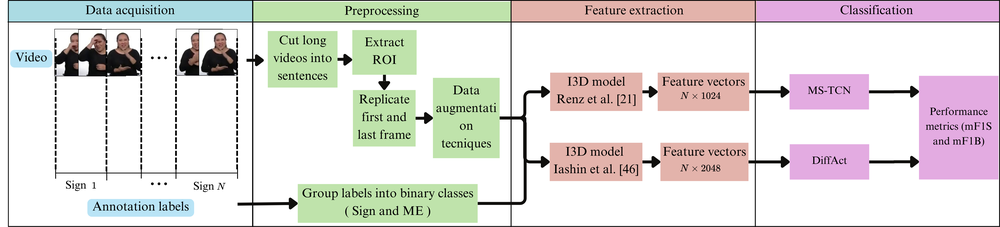
#> input picture images/overview_process.png, 1000 x 227 px, shrunk from 4740 x 1076 before the run
$ python -i equa1.py   (imports and definitions only)
#> lines starting #> are read from the running program, lines starting #| are printed output that depends on the picture; after the words box and inside, x2 and y2 are one past the last pixel; in counts of white or black regions, pixels touching at a corner belong together
#> further down, picture is the input picture: shape (227, 1000, 3); mean B, G, R 219, 221.4, 224.4
"""
This file contains code for color correction and equalization of a frame
"""


import numpy as np
import cv2
import matplotlib.pyplot as plt


def corlorCorrection_and_histequalization(frame,lower_bound=40,upper_bound=220,color_domain="hsv", apply_filtering=False):


#> called with lower_bound = 40, upper_bound = 220, color_domain = 'hsv', apply_filtering = False
    image_copy = frame.copy() #creating a copy of the frame

    ### Color Correction--> changing gray colors around the white background

    condition = (frame[:,:,0] > 200) & (frame[:,:,1] > 200) & (frame[:,:,2] > 200) #looking for sections where the pixel are closer to white
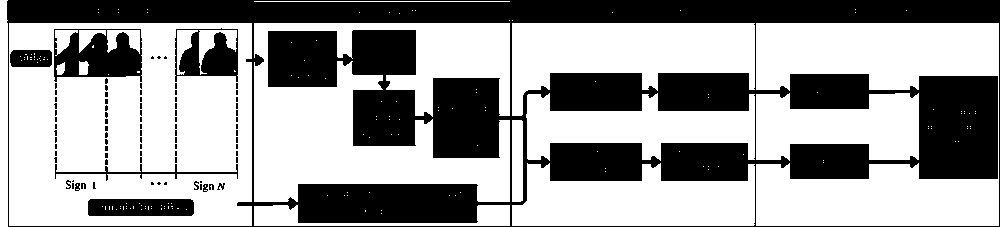
#> condition: shape (227, 1000) bool; 62% white; 85 black regions (72 under 20 px), largest, box (x1, y1, x2, y2) and area: (7, 0, 1000, 227) 77466, (54, 29, 142, 82) 2959, (175, 28, 238, 82) 1938
                                                                                   #selecting the greay sections
    image_copy[condition] = [255, 255, 255] # changes the color of every pixel that satisfies the condition
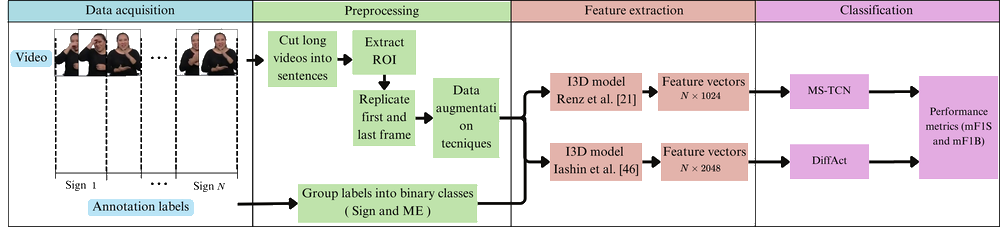
#> image_copy: shape (227, 1000, 3); 6.77% of pixels changed, all inside (x1, y1, x2, y2) = (5, 0, 999, 227)
    kernel = np.ones((3, 3), np.float32) / 9  #creating a kernel of ones 3x3
    image_copy = cv2.filter2D(image_copy, -1, kernel, borderType=cv2.BORDER_REPLICATE) #applyig the filter to the borders-->smooth transition
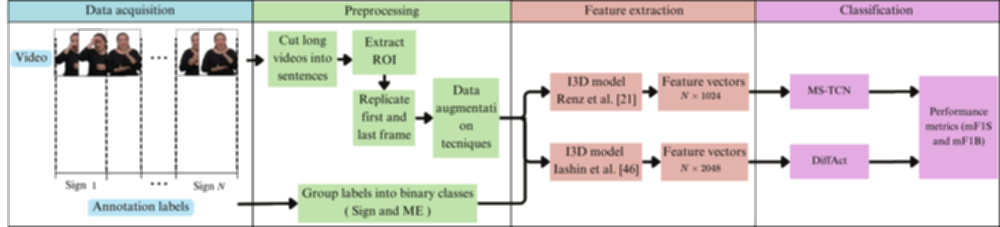
#> image_copy: shape (227, 1000, 3); mean B, G, R 219.7, 222.1, 225

    ### Changing color domain

    if color_domain=='yuv':

        new_image = cv2.cvtColor(image_copy, cv2.COLOR_BGR2YUV)

        result_image=new_image.copy() #making a copy
        mask_yuv= cv2.inRange(new_image[:, :, 0], lower_bound, upper_bound) # getting the section to apply hist equalization
        roi_yuv = cv2.bitwise_and(mask_yuv, new_image[:, :, 0], mask=mask_yuv) # creating the masl with 0's and 1's
        equalized_roi_yuv= cv2.equalizeHist(roi_yuv) #equalization
        result_image[:,:,0] = np.where(mask_yuv == 0, new_image[:, :, 0], equalized_roi_yuv)# reconstructing the image-->replacing

    elif color_domain=='hsv':

        new_image = cv2.cvtColor(image_copy, cv2.COLOR_BGR2HSV)
#> new_image: shape (227, 1000, 3); mean H, S, V 25.6, 21.4, 230.8
        result_image=new_image.copy()
        mask_hsv = cv2.inRange(new_image[:, :, 2], lower_bound, upper_bound)
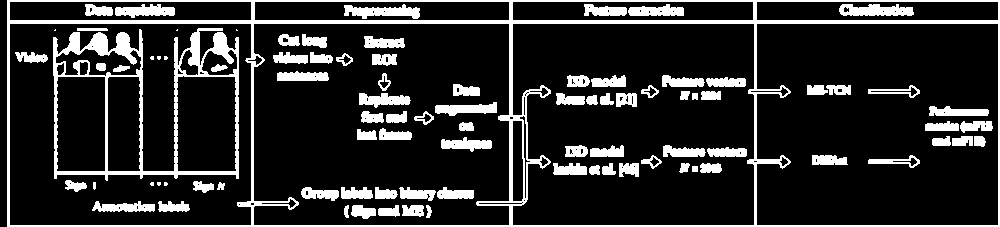
#> mask_hsv: shape (227, 1000); 16.8% white; 92 white regions (9 under 20 px), largest, box (x1, y1, x2, y2) and area: (7, 0, 1000, 227) 12977, (53, 28, 239, 181) 5571, (839, 4, 914, 16) 693
        roi_hsv = cv2.bitwise_and(mask_hsv, new_image[:, :, 2], mask=mask_hsv)
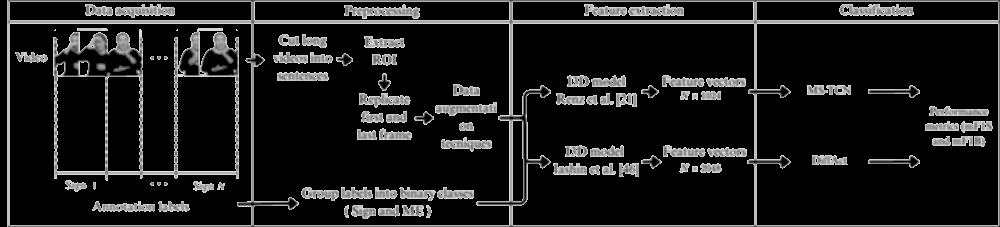
#> roi_hsv: shape (227, 1000); min 0, max 220, mean 28
        equalized_roi_hsv= cv2.equalizeHist(roi_hsv)
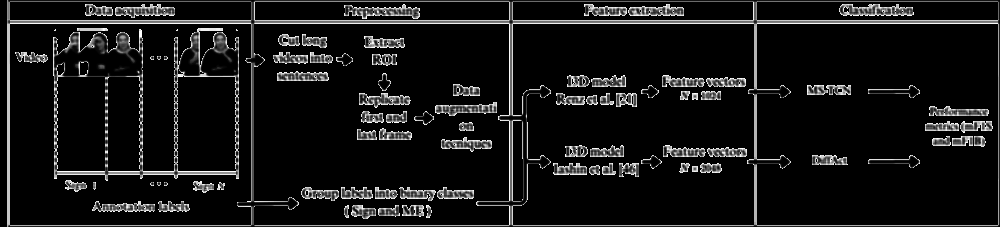
#> equalized_roi_hsv: shape (227, 1000); min 0, max 255, mean 21.6
        result_image[:,:,2] = np.where(mask_hsv== 0, new_image[:, :, 2], equalized_roi_hsv)
#> result_image: shape (227, 1000, 3); mean H, S, V 25.6, 21.4, 224.5

    elif color_domain=='compare':

        yuv_image = cv2.cvtColor(image_copy, cv2.COLOR_BGR2YUV)
        hsv_image = cv2.cvtColor(image_copy, cv2.COLOR_BGR2HSV)

        result_image_yuv=yuv_image.copy()
        result_image_hsv=hsv_image.copy()

        mask_yuv= cv2.inRange(yuv_image[:, :, 0], lower_bound, upper_bound)
        roi_yuv = cv2.bitwise_and(mask_yuv, yuv_image[:, :, 0], mask=mask_yuv)

        mask_hsv = cv2.inRange(hsv_image[:, :, 2], lower_bound, upper_bound)
        roi_hsv = cv2.bitwise_and(mask_hsv, hsv_image[:, :, 2], mask=mask_hsv)

        equalized_roi_yuv= cv2.equalizeHist(roi_yuv)
        equalized_roi_hsv= cv2.equalizeHist(roi_hsv)

        result_image_yuv[:,:,0] = np.where(mask_yuv== 0, yuv_image[:, :, 0], equalized_roi_yuv)
        result_image_hsv[:,:,2] = np.where(mask_hsv== 0, hsv_image[:, :, 2], equalized_roi_hsv)

    ### filtering to smooth and convert image back to BGR


    if apply_filtering:

        if color_domain=='yuv':

            result_image[:,:,0] = cv2.bilateralFilter(result_image[:,:,0],3,75,75)
            recovered_image = cv2.cvtColor(result_image, cv2.COLOR_YUV2BGR)


        elif color_domain=='hsv':

            result_image[:,:,2] = cv2.bilateralFilter(result_image[:,:,2],3,75,75)
            recovered_image = cv2.cvtColor(result_image, cv2.COLOR_HSV2BGR)

        elif color_domain=='compare':

            result_image_yuv[:,:,0] = cv2.bilateralFilter(result_image_yuv[:,:,0],3,75,75)
            result_image_hsv[:,:,2] = cv2.bilateralFilter(result_image_hsv[:,:,2],3,75,75)
            recovered_image_yuv = cv2.cvtColor(result_image_yuv, cv2.COLOR_YUV2BGR)
            recovered_image_hsv = cv2.cvtColor(result_image_hsv, cv2.COLOR_HSV2BGR)
            cv2.imshow('recovered_image_yuv',recovered_image_yuv)
            cv2.imshow('recovered_image_hsv',recovered_image_hsv)
            cv2.waitKey(0)
            cv2.destroyAllWindows()
            return recovered_image_hsv, recovered_image_yuv

    else:

        if color_domain=='yuv':
            recovered_image = cv2.cvtColor(result_image, cv2.COLOR_YUV2BGR)

        elif color_domain=='hsv':
            recovered_image = cv2.cvtColor(result_image, cv2.COLOR_HSV2BGR)
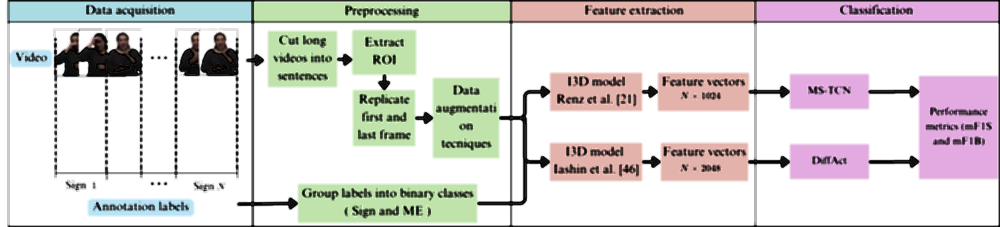
#> recovered_image: shape (227, 1000, 3); mean B, G, R 214, 216.1, 219

        elif color_domain=='compare':
            recovered_image_yuv = cv2.cvtColor(result_image_yuv, cv2.COLOR_YUV2BGR)
            recovered_image_hsv = cv2.cvtColor(result_image_hsv, cv2.COLOR_HSV2BGR)
            cv2.imshow('recovered_image_yuv',recovered_image_yuv)
            cv2.imshow('recovered_image_hsv',recovered_image_hsv)
            cv2.waitKey(0)
            cv2.destroyAllWindows()

            return recovered_image_hsv, recovered_image_yuv

    return recovered_image

>>> import cv2
>>> picture = cv2.imread('../images/overview_process.png')
>>> result = corlorCorrection_and_histequalization(picture)
